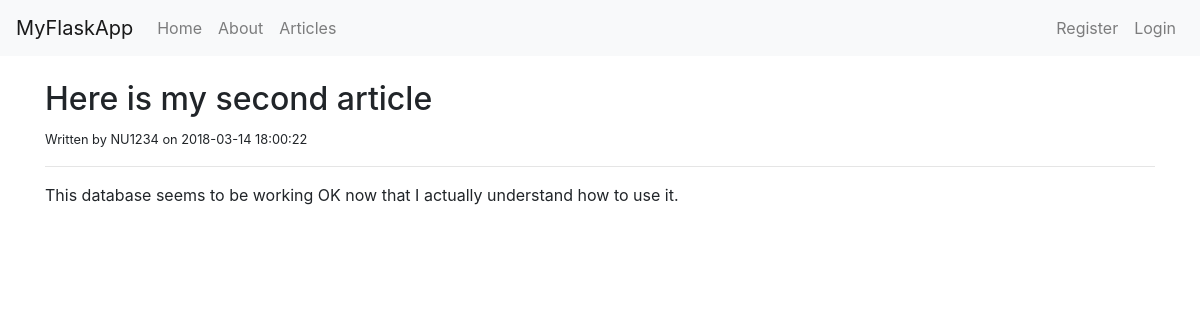
The app's page /article/4/ with its own data.
### tables this page shows
CREATE TABLE `articles` (
	`record`	INTEGER PRIMARY KEY AUTOINCREMENT,
	`title`	TEXT,
	`author`	TEXT,
	`body`	TEXT,
	`create_date`	TEXT DEFAULT CURRENT_TIMESTAMP
);

### app.py (the view)
@app.route('/article/<string:record>/')
def article(record):
    connection = sqlite3.connect(DATABASE)
    connection.row_factory = sqlite3.Row
    cur = connection.cursor()
    result = cur.execute("SELECT * FROM articles WHERE record=?", (record))
    article = result.fetchone()
    return render_template('article.html', article=article)
    cur.close()

### templates/article.html
{% extends 'layout.html' %}
{% block body %}
    <h2>{{article.title}}</h2>
    <small>Written by {{article.author}} on {{article.create_date}}</small>
    <hr>
    <div>
        {{article.body | safe}}
    </div>
{% endblock %}

### records on screen
articles: title "Here is my second article", author "NU1234", create_date "2018-03-14 18:00:22", body "This database seems to be working OK now that I actually understand how to use it."
